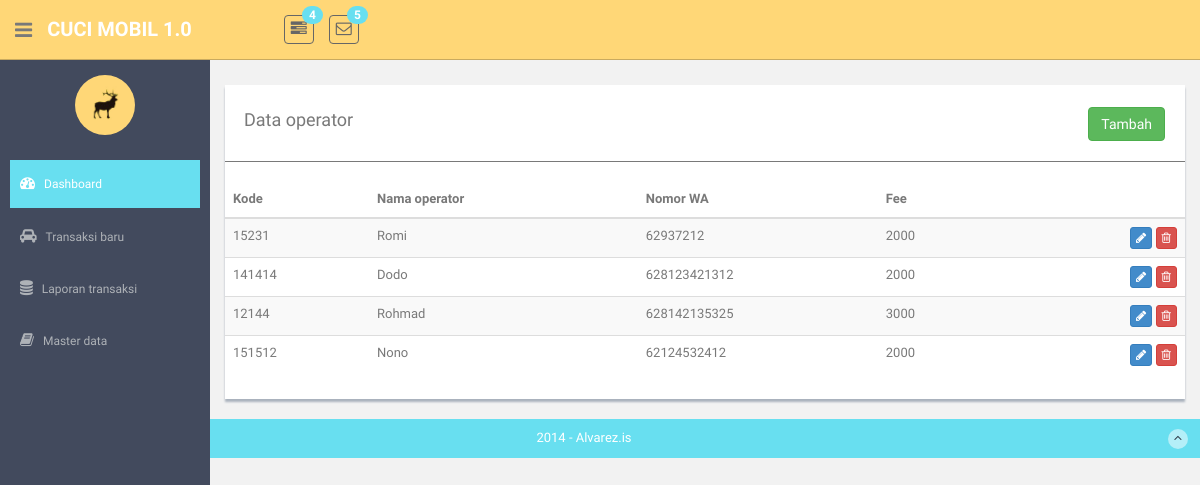
Before: /operators with the older database file.
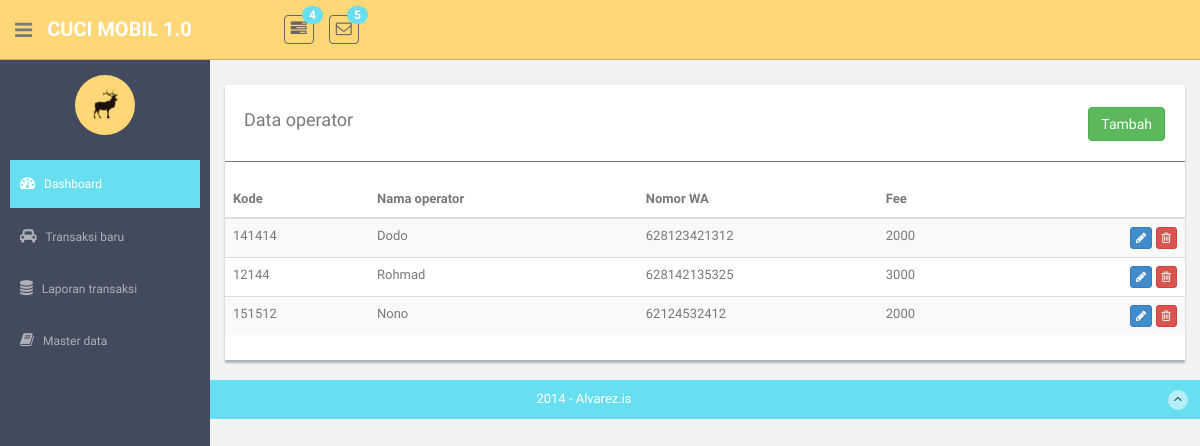
After: the same page with the newer database file.
### model/Operators.py (models this page shows)
class Operators(Model):
    id = IntegerField(primary_key=True)
    code = CharField(max_length=8)
    name = CharField(max_length=120)
    phone = CharField(max_length=12)
    fee = IntegerField()
    class Meta:
        database = db

### routes_operators.py (the view)
@app.route("/operators", methods=["GET"])
def operators():
    operators = OperatorsController.list_operators()
    return render_template('references/operators/operators-list.html', operators=operators)

### controller/OperatorsController.py (called while the page is built)
    @staticmethod
    def list_operators():
        operators = Operators.select()
        datas = []
        return Operators.select()

### templates/references/operators/operators-list.html (shortened to what this page needs)
{% extends "layout.html" %}
{% block content %}
<div class="row mt">
      <div class="col-md-12">
          <div class="content-panel">
              <table class="table table-striped table-advance table-hover">
                <div >
                    <div style="float:left;"><h4>&nbsp; Data operator</h4></div>
                    <div class="pull-right" style="padding-top:7px;padding-right:20px;">
                        <button class="btn btn-success " onclick="javscript:openModal(0)">Tambah</button>
                    </div>
                </div>
                <hr/>
                  <thead>
                  <tr>
                      <th width="15%"> Kode</th>
                      <th width="28%"> Nama operator</th>
                      <th width="25%"> Nomor WA</th>
                      <th width="20%"> Fee</th>
                      <th width="12%"></th>
                  </tr>
                  </thead>
                  <tbody>
                  {% for item in operators %}
                  <tr>
                      <td>{{ item.code }} </td>
                      <td>{{ item.name }} </td>
                      <td>{{ item.phone }} </td>
                      <td>{{ item.fee }} </td>
                      <td align="right">
                          <button class="btn btn-primary btn-xs"  onclick="javscript:openModal({{ item.id }})"><i class="fa fa-pencil"></i></button>
                          <button class="btn btn-danger btn-xs" onclick="javscript:deleteRecord({{ item.id }})"><i class="fa fa-trash-o "></i></button>
                      </td>
                  </tr>
                 {% endfor %}
                  </tbody>
              </table>
          </div>
      </div>
  </div>
{% endblock %}

### templates/layout.html (shortened to what this page needs)
<!DOCTYPE html>
<html lang="en">
  <head>
    <link href="assets/css/bootstrap.css" rel="stylesheet">
    <link href="assets/font-awesome/css/font-awesome.css" rel="stylesheet" />
    <link rel="stylesheet" type="text/css" href="assets/css/zabuto_calendar.css">
    <link rel="stylesheet" type="text/css" href="assets/js/gritter/css/jquery.gritter.css" />
    <link rel="stylesheet" type="text/css" href="assets/lineicons/style.css">
     <link rel="stylesheet" href="//code.jquery.com/ui/1.12.1/themes/base/jquery-ui.css">
    <link href="assets/css/style.css" rel="stylesheet">
    <link href="assets/css/style-responsive.css" rel="stylesheet">
  </head>
  <body>
  <section id="container" >
		{% include  "header.html" %}
      <aside>
		{% include  "nav.html" %}
      </aside>
      <section id="main-content">
          <section class="wrapper">
			  {% block content %}{% endblock %}
          </section>
      </section>
      <footer class="site-footer">
          <div class="text-center">
              2014 - Alvarez.is
              <a href="index.html#" class="go-top">
                  <i class="fa fa-angle-up"></i>
              </a>
          </div>
      </footer>
  </section>
  </body>
</html>

### templates/header.html (shortened to what this page needs)
<header class="header black-bg">
      <div class="sidebar-toggle-box">
          <div class="fa fa-bars tooltips" data-placement="right" data-original-title="Toggle Navigation"></div>
      </div>
    <a href="index.html" class="logo"><b>CUCI MOBIL 1.0</b></a>
    <div class="nav notify-row" id="top_menu">
        <ul class="nav top-menu">
            <li class="dropdown">
                <a data-toggle="dropdown" class="dropdown-toggle" href="index.html#">
                    <i class="fa fa-tasks"></i>
                    <span class="badge bg-theme">4</span>
                </a>
            </li>
            <li id="header_inbox_bar" class="dropdown">
                <a data-toggle="dropdown" class="dropdown-toggle" href="index.html#">
                    <i class="fa fa-envelope-o"></i>
                    <span class="badge bg-theme">5</span>
                </a>
            </li>
        </ul>
    </div>
</header>

### templates/nav.html (shortened to what this page needs)
<div id="sidebar"  class="nav-collapse ">
              <ul class="sidebar-menu" id="nav-accordion">
              	  <p class="centered"><a href="profile.html"><img src="assets/img/ui-sam.jpg" class="img-circle" width="60"></a></p>
                  <li class="mt">
                      <a class="active" href="index.html">
                          <i class="fa fa-dashboard"></i>
                          <span>Dashboard</span>
                      </a>
                  </li>
                  <li class="sub-menu">
                      <a  href="/transactions">
                          <i class="fa fa-car"></i>
                          <span>Transaksi baru</span>
                      </a>
                  </li>
                  <li class="sub-menu">
                      <a href="javascript:;" >
                          <i class="fa fa-database"></i>
                          <span>Laporan transaksi</span>
                      </a>
                  </li>
                  <li class="sub-menu">
                      <a href="javascript:;" >
                          <i class="fa fa-book"></i>
                          <span>Master data</span>
                      </a>
                  </li>
              </ul>
          </div>

Changed rows visible on the page:
removed Operators: code "15231", name "Romi", phone "62937212", fee "2000"
